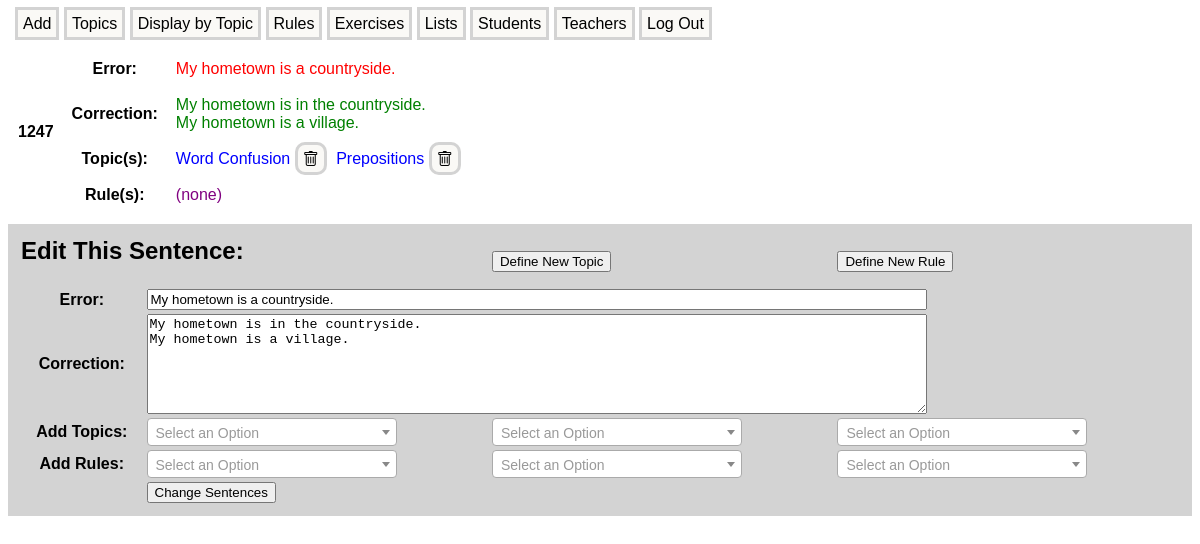
Screenshot of /edit/1247 (signed in) with the database file from the repository.
### models.py (models this page shows)
class Error(db.Model):
    id = db.Column(db.Integer, primary_key = True)
    incorrect_sentence = db.Column(db.String(300), index = True, unique = True, nullable = False)
    corrections = db.relationship('Correction', backref = 'error', lazy = 'joined', cascade = 'all, delete-orphan')
    teacher_id = db.Column(db.Integer, db.ForeignKey('teacher.id'))
    student_id = db.Column(db.Integer, db.ForeignKey('student.id'))
    error_topics = db.relationship('ErrorTopic', backref = 'error', lazy = 'joined', cascade = 'all, delete-orphan')
    error_rules = db.relationship('ErrorRule', backref = 'error', lazy = 'joined', cascade = 'all, delete-orphan')
    entered = db.Column(db.DateTime, default = datetime.now(timezone.utc), nullable=False)
    last_edited = db.Column(db.DateTime, default = datetime.now(timezone.utc), nullable=False)
    list_items = db.relationship('ListItem', backref = 'error', lazy = 'joined')
    cloze_sentences = db.relationship('ClozeSentence', backref = 'error', lazy = 'joined')
    comments = db.relationship('Comment', backref = 'error', lazy = 'joined', cascade = 'all, delete-orphan')

class Correction(db.Model):
    id = db.Column(db.Integer, primary_key = True)
    correct_sentence = db.Column(db.String(300), index = True, unique = False, nullable = False)
    error_id = db.Column(db.Integer, db.ForeignKey('error.id', ondelete = 'CASCADE'), nullable = False)

class ErrorTopic(db.Model):
    id = db.Column(db.Integer, primary_key = True)
    error_id = db.Column(db.Integer, db.ForeignKey('error.id', ondelete = 'CASCADE'), nullable = False)
    topic_id = db.Column(db.Integer, db.ForeignKey('topic.id', ondelete = 'CASCADE'), nullable = False)

class Topic(db.Model):
    id = db.Column(db.Integer, primary_key = True)
    topic_name = db.Column(db.String(200), index = True, unique = True, nullable = False)
    topic_errors = db.relationship('ErrorTopic', backref = "topic", lazy = 'joined', cascade = 'all, delete-orphan')
    topic_rules = db.relationship('RuleTopic', backref = 'topic', lazy = 'joined', cascade = 'all, delete-orphan')

### app.py (the view, shortened to what this page needs)
@app.route('/edit/<int:error_id>', methods=['GET', 'POST'])
def edit(error_id):
    error = Error.query.get_or_404(error_id)
    corrections = '\n'.join([correction.correct_sentence for correction in error.corrections])
    topics = [error_topic.topic.id for error_topic in error.error_topics]
    rules = [error_rule.rule.id for error_rule in error.error_rules]
    all_topics = Topic.query.order_by(Topic.topic_name).all()
    all_rules = Rule.query.order_by(Rule.rule_name).all()
    topic_tags = [('', 'Select a Topic (optional)')] + [(topic.id, topic.topic_name) for topic in all_topics]
    rule_tags = [('', 'Select a Rule (optional)')] + [(rule.id, rule.rule_name) for rule in all_rules]
    edit_form = EditForm(error=error.incorrect_sentence,
                         correction=corrections)
    edit_form.topic1.choices = topic_tags
    edit_form.topic2.choices = topic_tags
    edit_form.topic3.choices = topic_tags
    edit_form.rule1.choices = rule_tags
    edit_form.rule2.choices = rule_tags
    edit_form.rule3.choices = rule_tags
    edit_form.rule_topic1.choices = topic_tags
    edit_form.rule_topic2.choices = topic_tags
    edit_form.rule_topic3.choices = topic_tags
    topics = []
    rules = []
    new_topic_name = None
    new_rule_name = None
    new_rule_text = None
    new_rule_topic_ids = []
    return render_template('edit.html', edit_form=edit_form, error=error)

### app.py (called while the page is built)
@login_manager.user_loader
def load_user(user_id):
    user_type, user_id = user_id.split(':')
    if user_type == 'teacher':
        return Teacher.query.get(int(user_id))
    elif user_type == 'student':
        return Student.query.get(int(user_id))
    return None

### templates/edit.html (shortened to what this page needs)
{% extends "base.html" %}
{% block content %}
<table class="error-display-table">
    <tr>
        <th rowspan="4">{{ error.id }}  </th>
        <th>Error:</th>
        <td class="incorrect-sentence">{{ error.incorrect_sentence }}</td>
    </tr>
    <tr>
        <th>Correction:</th>
        <td class="correct-sentence">
            {% for correction in error.corrections %}
                {{ correction.correct_sentence }}<br>
            {% endfor %}
        </td>
    </tr>
    <tr>
        <th>Topic(s): </th>
        <td class="topic-name">
            {% if error.error_topics %}
                {% for error_topic in error.error_topics %}
                    {{ error_topic.topic.topic_name }}
                    <a class="manage-link trash-icon" onclick="return confirmTopicRemoval();" style="margin-right: 5px;"
                       href="{{ url_for('remove_error_topic', error_id=error.id, error_topic_id=error_topic.id) }}"
                       title="Remove"></a>
                {% endfor %}
            {% else %}
                (none)
            {% endif %}
        </td>
    </tr>
    <tr>
        <th>Rule(s): </th>
        <td class="rule-name">
            {% if error.error_rules %}
                {% for error_rule in error.error_rules %}
                    {{ error_rule.rule.rule_name }}
                    <a class="manage-link edit-icon" href="{{ url_for('edit_rule', rule_id=error_rule.rule.id) }}"
                       target="blank" style="margin-right:5px;" title="Edit"></a>
                    <a class="manage-link trash-icon" onclick="return confirmRuleRemoval();" style="margin-right:5px;"
                       href="{{ url_for('remove_error_rule', error_id=error.id, error_rule_id=error_rule.id) }}" title="Remove"></a>
                {% endfor %}
            {% else %}
                (none)
            {% endif %}
        </td>
    </tr>
</table>
<table class="form-table">
    <tr>
        <td colspan="2"><h2>Edit This Sentence:</h2></td>
        <td>
            <form style="display:inline" onsubmit="return false;">
                <button onclick="showNewTopicForm()">Define New Topic</button>
            </form>
        </td>
        <td>
            <form style="display:inline" onsubmit="return false;">
                <button onclick="showNewRuleForm()">Define New Rule</button>
            </form>
        </td>
    </tr>
    <form method="POST" action="{{ url_for('edit', error_id=error.id) }}"
                        onsubmit="return confirmEdit();" style="background-color:lightgray">
            <tr>
                <th>{{ edit_form.error.label }}</th>
                <td colspan="3">{{ edit_form.error(class='incorrect-sentence-field') }}</td>
            </tr>
            <tr>
                <th>{{ edit_form.correction.label }}</th>
                <td colspan="3">{{ edit_form.correction(class='correct-sentence-field') }}</td>
            </tr>
            <tr>
                <th>Add Topics:</th>
                <td>{{ edit_form.topic1(class="select2-field") }}</td>
                <td>{{ edit_form.topic2(class="select2-field") }}</td>
                <td>{{ edit_form.topic3(class="select2-field") }}</td>
            <tr>
                <th>Add Rules:</th>
                <td>{{ edit_form.rule1(class="select2-field") }}</td>
                <td>{{ edit_form.rule2(class="select2-field") }}</td>
                <td>{{ edit_form.rule3(class="select2-field") }}</td>
            </tr>
            <tr>
                <td></td>
                <td>{{ edit_form.submit() }}</td>
            </tr>
    </form>
</table>
{% endblock %}

### static/styles.css (style rules this page uses)
body { font-family: sans-serif; }
.manage-link { font-size: 16px; text-decoration: none; color: black; background-color: #FAF9F6; border: solid lightgray; border-radius: 10px; padding: 5px; margin-right: 5px; }
.form-table { background-color: lightgray; width: 100%; padding: 10px; }
.incorrect-sentence-field { width: 780px; }
.correct-sentence-field { height: 100px; width: 780px; }
.trash-icon::before { font-family: "bootstrap-icons"; content: "\f5de"; display: inline-block; vertical-align: middle; }
.incorrect-sentence { color: red; }
.correct-sentence { color: green; }
.topic-name { color: blue; }
.rule-name { color: purple; }

### rows the page displays
Error: id "1247", incorrect_sentence "My hometown is a countryside."
Correction: correct_sentence "My hometown is in the countryside."
Correction: correct_sentence "My hometown is a village."
ErrorTopic: topic.topic_name "Word Confusion"
ErrorTopic: topic.topic_name "Prepositions"

### other values shown
{{ edit_form.error.label }} "Error:"
{{ edit_form.correction.label }} "Correction:"
